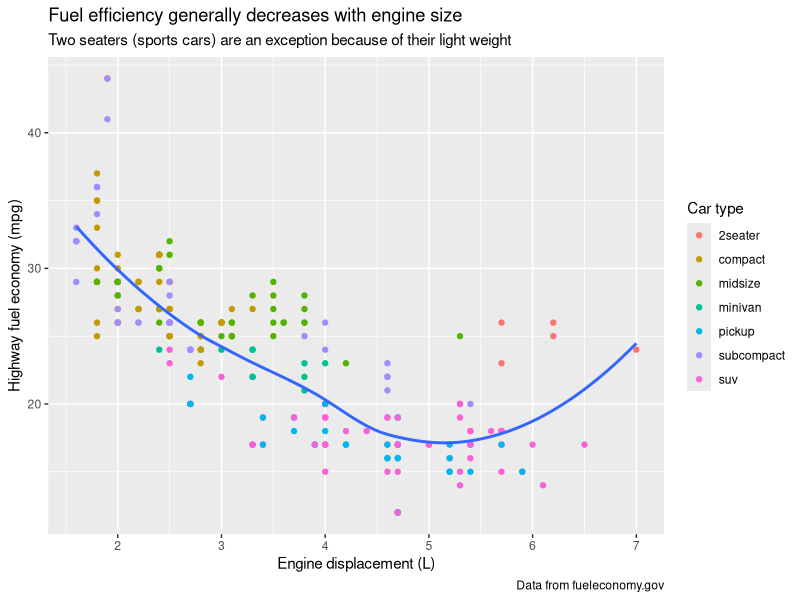
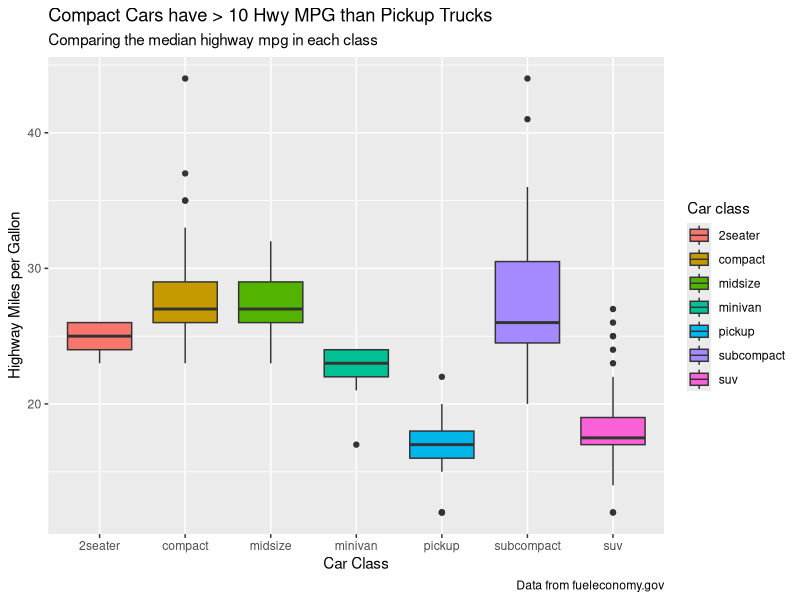

These figures' R source, in order: (Note: this script raises an error after producing the figures.)
## ---- chunk 1
library(tidyverse)           # for ggplot2
library(ggrepel)             # for smart label placement
library(patchwork)           # for combining plots
library(scales)              # for axis formatting
## ---- chunk 2
ggplot(mpg, aes(x = displ, y = hwy)) +
  geom_point(aes(color = class)) +
  geom_smooth(se = FALSE) +
  labs(
    x = "Engine displacement (L)",
    y = "Highway fuel economy (mpg)",
    color = "Car type",
    title = "Fuel efficiency generally decreases with engine size",
    subtitle = "Two seaters (sports cars) are an exception because of their light weight",
    caption = "Data from fueleconomy.gov"
  )
## ---- chunk 3
ggplot(
  data = mpg,
  mapping = aes(x = class, y = hwy, fill = class)) +
  geom_boxplot() + 
  labs(
    title = "Compact Cars have > 10 Hwy MPG than Pickup Trucks",
    subtitle = "Comparing the median highway mpg in each class",
    caption = "Data from fueleconomy.gov",
    x = "Car Class",
    y = "Highway Miles per Gallon",
    fill = "Car class"
  )
## ---- chunk 4
knitr::include_graphics("images/fueleconomy.png")
## ---- chunk 5
ggplot(mpg, aes(
  x = cty,
  y = hwy,
  color = drv,
  shape = drv
)) +
  geom_point() +
  labs(
    x = "City MPG",
    y = "Highway MPG",
    shape = "Type of\ndrive train",
    color = "Type of\ndrive train"
  )
## ---- chunk 6
label_info <- mpg |>
  group_by(drv) |>
  arrange(desc(displ)) |>
  slice_head(n = 1) |>
  mutate(
    drive_type = case_when(
      drv == "f" ~ "front-wheel drive",
      drv == "r" ~ "rear-wheel drive",
      drv == "4" ~ "4-wheel drive"
    )
  ) |> 
  select(displ, hwy, drv, drive_type)
## ---- chunk 7
ggplot(mpg, aes(x = displ, y = hwy, color = drv)) +
  geom_point(alpha = 0.3) +
  geom_smooth(se = FALSE) +
  geom_text(
    data = label_info,
    aes(x = displ, y = hwy, label = drive_type),
    fontface = "bold",
    size = 5,
    hjust = "right",
    vjust = "bottom"
  ) +
  theme(legend.position = "none")
## ---- chunk 8
ggplot(mpg, aes(x = displ, y = hwy, color = drv)) +
  geom_point(alpha = 0.3) +
  geom_smooth(se = FALSE) +
  geom_label_repel(
    data = label_info,
    aes(x = displ, y = hwy, label = drive_type),
    fontface = "bold",
    size = 5,
    nudge_y = 2
  ) +
  theme(legend.position = "none")
## ---- chunk 9
potential_outliers <- mpg |>
  filter(hwy > 40 | (hwy > 20 & displ > 5))

ggplot(mpg, aes(x = displ, y = hwy)) +
  geom_point() +
  geom_text_repel(data = potential_outliers, aes(label = model)) +
  geom_point(data = potential_outliers, color = "red") +
  geom_point(
    data = potential_outliers,
    color = "red", size = 3, shape = "circle open"
  )
## ---- chunk 10
trend_text <- "Larger engine sizes tend to have lower fuel economy."
## ---- chunk 11
ggplot(mpg, aes(x = displ, y = hwy)) +
  geom_point() +
  annotate(
    geom = "label",
    x = 3.5,
    y = 38,
    label = trend_text,
    hjust = "left",
    color = "red"
  ) +
  annotate(
    geom = "segment",
    x = 3,
    y = 35,
    xend = 5,
    yend = 25,
    color = "red",
    arrow = arrow(type = "closed")
  )
## ---- chunk 12
ggplot(mpg, aes(displ, hwy)) +
  geom_point()
## ---- chunk 13
ggplot(mpg, aes(displ, hwy)) +
  geom_point() +
  annotate(
    geom = "point",
    x = 4,
    y = 30,
    color = "red",
    size = 5,
    shape = 17
  )
## ---- chunk 14
# Label in all facets
label <- tibble(
  displ = Inf,
  hwy = Inf,
  label = "Increasing engine size is related to decreasing fuel economy."
)

ggplot(mpg, aes(displ, hwy)) +
  geom_point() +
  geom_text(
    aes(label = label),
    data = label,
    vjust = "top",
    hjust = "right",
    size = 3
  ) + 
  facet_wrap(~ class)

# Label in one facet only
label_single <- tibble(
  displ = Inf,
  hwy = Inf,
  class = "2seater",
  label = "Increasing engine size is related to decreasing fuel economy."
)

ggplot(mpg, aes(displ, hwy)) +
  geom_point() +
  geom_text(
    aes(label = label),
    data = label_single,
    vjust = "top",
    hjust = "right",
    size = 3
  ) + 
  facet_wrap(~ class)

# Different label in each facet
label_diff <- tibble(
  displ = Inf,
  hwy = Inf,
  class = unique(mpg$class),
  label = paste0("Label for ", class)
)

ggplot(mpg, aes(displ, hwy)) +
  geom_point() +
  geom_text(
    aes(label = label),
    data = label_diff,
    vjust = "top",
    hjust = "right",
    size = 3
  ) + 
  facet_wrap(~ class)
## ---- chunk 15
ggplot(mpg, aes(x = displ, y = hwy)) +
  geom_point(aes(color = class))
## ---- chunk 16
ggplot(mpg, aes(x = displ, y = hwy)) +
  geom_point(aes(color = class)) +
  scale_x_continuous() +
  scale_y_continuous() +
  scale_color_discrete()
## ---- chunk 17
ggplot(mpg, aes(x = displ, y = hwy, color = drv)) +
  geom_point() +
  scale_y_continuous(breaks = seq(15, 40, by = 5))
## ---- chunk 18
# Remove axis labels
ggplot(mpg, aes(x = displ, y = hwy, color = drv)) +
  geom_point() +
  scale_x_continuous(labels = NULL) +
  scale_y_continuous(labels = NULL)
## ---- chunk 19
ggplot(mpg, aes(x = displ, y = hwy, color = drv)) +
  geom_point() +
  scale_color_discrete(labels = NULL)
## ---- chunk 20
base <- ggplot(mpg, aes(x = displ, y = hwy)) +
  geom_point(aes(color = class))

base + theme(legend.position = "right")  # the default
base + theme(legend.position = "left")
base + theme(legend.position = "top")
base + theme(legend.position = "bottom")
base + theme(legend.position = "none")  # remove legend
## ---- chunk 21
# Left: original scale
ggplot(diamonds, aes(x = carat, y = price)) +
  geom_bin2d()
## ---- chunk 22
# Right: log-transformed scale
ggplot(diamonds, aes(x = carat, y = price)) +
  geom_bin2d() +
  scale_x_log10() +
  scale_y_log10()
## ---- chunk 23
# Default colors
ggplot(mpg, aes(x = displ, y = hwy)) +
  geom_point(aes(color = drv))
## ---- chunk 24
# ColorBrewer colors
ggplot(mpg, aes(x = displ, y = hwy)) +
  geom_point(aes(color = drv)) +
  scale_color_brewer(palette = "Set1")
## ---- chunk 25
ggplot(mpg, aes(x = displ, y = hwy)) +
  geom_point(aes(color = drv, shape = drv)) +
  scale_color_brewer(palette = "Set1")
## ---- chunk 26
presidential |>
  mutate(id = 33 + row_number()) |>
  ggplot(aes(x = start, y = id, color = party)) +
  geom_point() +
  geom_segment(aes(xend = end, yend = id)) +
  scale_color_manual(values = c(Republican = "#E81B23", Democratic = "#00AEF3"))
## ---- chunk 27
# Viridis scale
ggplot(mpg, aes(x = displ, y = hwy)) +
  geom_point(aes(color = cty)) +
  scale_color_viridis_c()
## ---- chunk 28
df <- tibble(x = rnorm(10000), y = rnorm(10000))

ggplot(df) +
  geom_point(aes(x = x, y = y, fill = x)) +
  scale_fill_gradient(low = "yellow", high = "red")
## ---- chunk 29
# It does not override the default scale because the colors for the default point shape (19, "filled circle") are set by the `color` aesthetic, not the `fill` aesthetic.

ggplot(df) +
  geom_point(aes(x = x, y = y, color = x)) +
  scale_color_gradient(low = "yellow", high = "red")
## ---- chunk 30
# Using labs()
ggplot(mpg, aes(displ, hwy)) +
  geom_point(aes(color = class)) +
  geom_smooth(se = FALSE) +
  labs(
    x = "Engine displacement (L)",
    y = "Highway fuel economy (mpg)",
    color = "Car type"
  )

# Using scale functions
ggplot(mpg, aes(displ, hwy)) +
  geom_point(aes(color = class)) +
  geom_smooth(se = FALSE) +
  scale_x_continuous("Engine displacement (L)") +
  scale_y_continuous("Highway fuel economy (mpg)") +
  scale_color_discrete("Car type")
## ---- chunk 31
ggplot(diamonds, aes(x = carat, y = price)) +
  geom_point(aes(color = cut), alpha = 1 / 20)
## ---- chunk 32
# The problem with the legend is that the alpha value makes the colors hard to see. 
# So we'll override the alpha value to make the points solid in the legend.

ggplot(diamonds, aes(carat, price)) +
  geom_point(aes(color = cut), alpha = 1 / 20) +
  theme(legend.position = "bottom") +
  guides(color = guide_legend(nrow = 1, override.aes = list(alpha = 1)))
## ---- chunk 33
ggplot(mpg, aes(x = displ, y = hwy)) +
  geom_point(aes(color = class)) +
  geom_smooth(se = FALSE) +
  theme_classic()
## ---- chunk 34
knitr::include_graphics("images/visualization-themes.png")
## ---- chunk 35
ggplot(mpg, aes(x = displ, y = hwy, color = drv)) +
  geom_point() +
  labs(
    title = "Larger engine sizes tend to have lower fuel economy",
    caption = "Source: https://fueleconomy.gov."
  ) +
  theme(
    legend.position = c(0.6, 0.7),
    legend.direction = "horizontal",
    legend.box.background = element_rect(color = "black"),
    plot.title = element_text(face = "bold"),
    plot.title.position = "plot",
    plot.caption.position = "plot",
    plot.caption = element_text(hjust = 0)
  )
## ---- chunk 36
ggplot(mpg, aes(x = displ, y = hwy, color = drv)) +
  geom_point() +
  labs(
    title = "Larger engine sizes tend to have lower fuel economy",
    caption = "Source: https://fueleconomy.gov."
  )
## ---- chunk 37
ggplot(mpg, aes(x = displ, y = hwy, color = drv)) +
  geom_point() +
  labs(
    title = "Larger engine sizes tend to have lower fuel economy",
    caption = "Source: https://fueleconomy.gov."
  ) + 
  theme_minimal()
## ---- chunk 38
ggplot(mpg, aes(x = displ, y = hwy, color = drv)) +
  geom_point() +
  labs(
    title = "Larger engine sizes tend to have lower fuel economy",
    caption = "Source: https://fueleconomy.gov."
  ) + 
  theme_minimal() + 
  theme(axis.text = element_text(color = "blue", face = "bold"))
## ---- chunk 39
p1 <- ggplot(mpg, aes(x = displ, y = hwy)) + 
  geom_point() + 
  labs(title = "Plot 1")

p2 <- ggplot(mpg, aes(x = drv, y = hwy)) + 
  geom_boxplot() + 
  labs(title = "Plot 2")

# Place side-by-side with +
p1 + p2
## ---- chunk 40
# Stack vertically with /
p1 / p2
## ---- chunk 41
p3 <- ggplot(mpg, aes(x = cty, y = hwy)) +
  geom_point() +
  labs(title = "Plot 3")

# p1 and p3 side-by-side, then p2 below
(p1 + p3) / p2
## ---- chunk 42
(p1 + p2) / p3 +
  plot_annotation(
    title = "Fuel economy analysis",
    subtitle = "Exploring the mpg dataset",
    caption = "Data from fueleconomy.gov"
  )
## ---- chunk 43
p1 <- ggplot(mpg, aes(x = displ, y = hwy)) +
  geom_point() +
  labs(title = "Plot 1")

p2 <- ggplot(mpg, aes(x = drv, y = hwy)) +
  geom_boxplot() +
  labs(title = "Plot 2")

p3 <- ggplot(mpg, aes(x = cty, y = hwy)) +
  geom_point() +
  labs(title = "Plot 3")

(p1 + p3) / p2
## ---- chunk 44
# Without parentheses:
p1 + p3 / p2

# This plots p1 in the left half, and p3/p2 stacked in the right half.
# This happens because `/` takes precedence over `+`, like in mathematics: 
# 3 + 4/5 vs. (3 + 4)/5
## ---- chunk 45
p1 / (p2 + p3)
